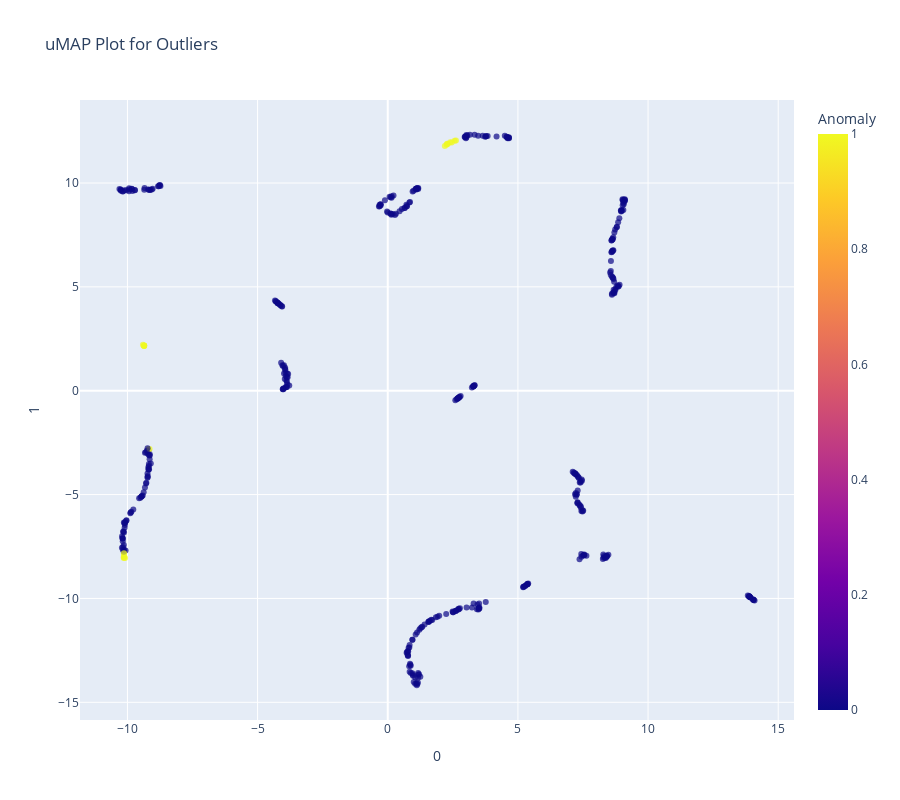
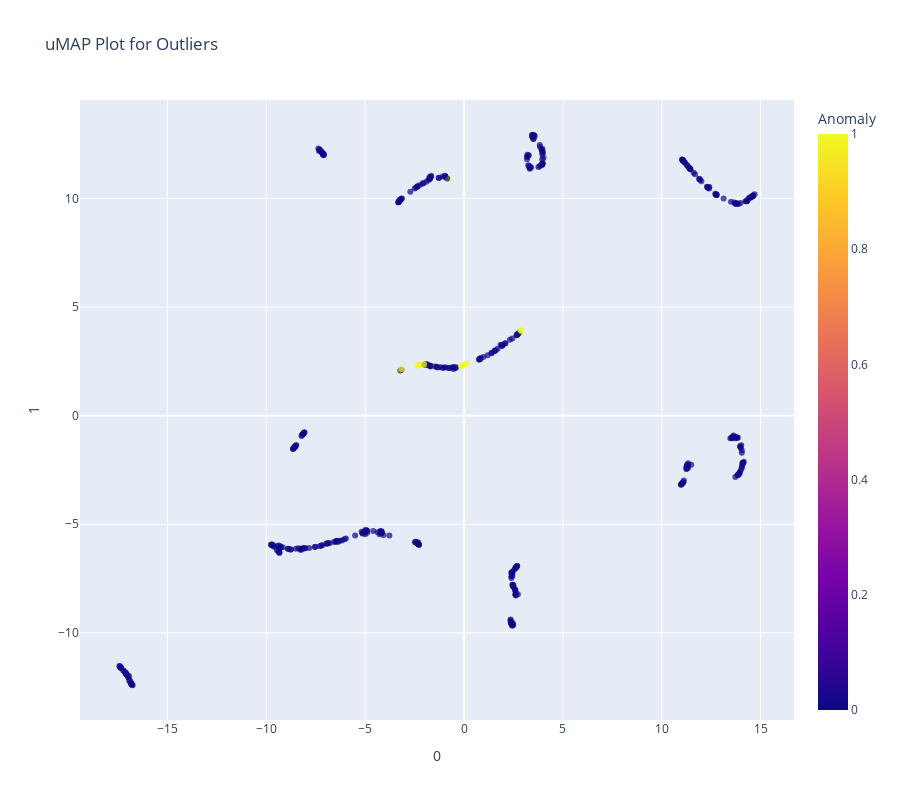
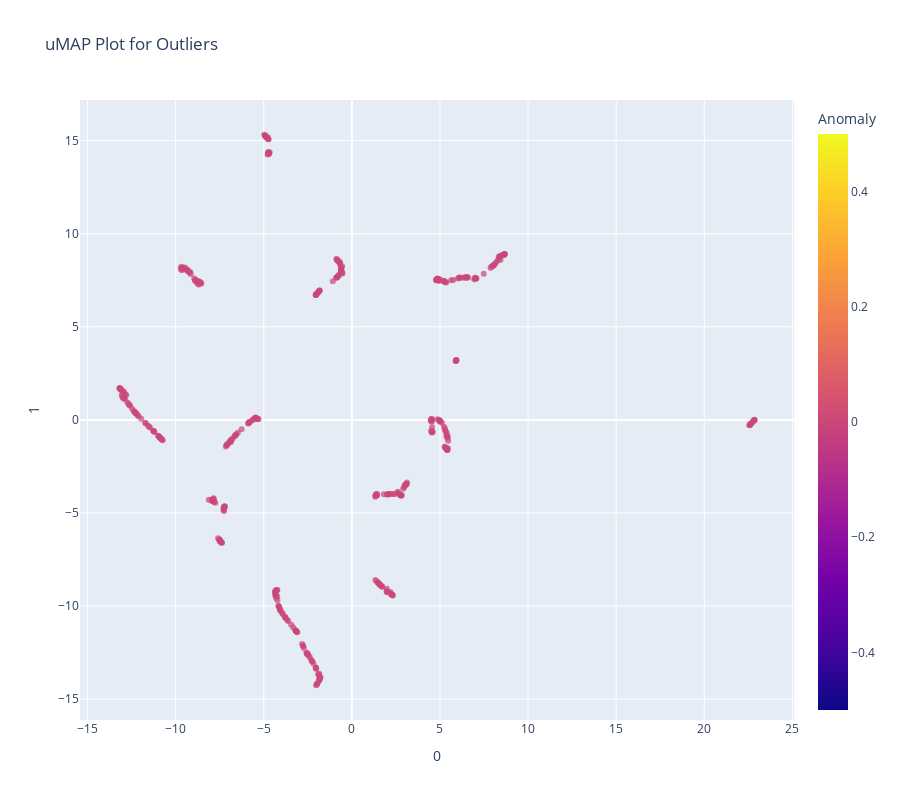
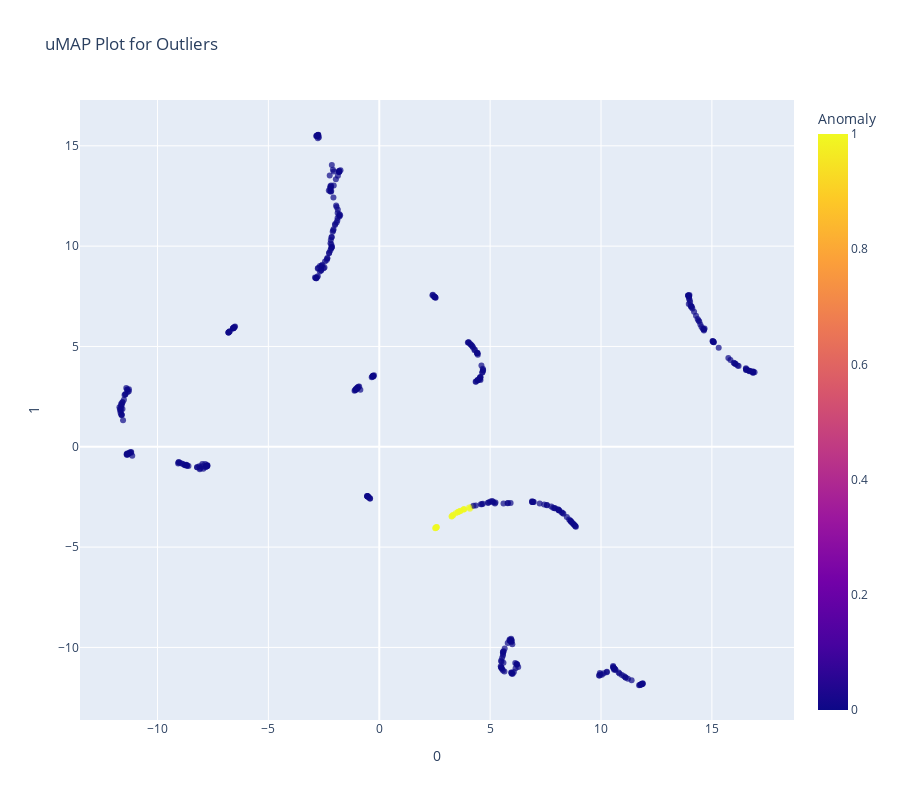

The cell these charts' notebook holds for them, in order:
### Code cell
for model in total_models:
    plot_model(model, plot='umap')

### Figure 1 — Plotly figure (JSON) as saved in the notebook; plotly's stock layout.template omitted (floating-point values rounded to 4 significant figures; data arrays with more than 128 entries replaced by an {"elided": "..."} marker saying what was removed)
{"data": [{"customdata": {"elided": "434x1 float values"}, "hovertemplate": "0=%{x}<br>1=%{y}<br>Feature=%{customdata[0]}<br>Anomaly=%{marker.color}<extra></extra>", "legendgroup": "", "marker": {"color": {"elided": "434 int values"}, "coloraxis": "coloraxis", "opacity": 0.7, "symbol": "circle"}, "mode": "markers", "name": "", "orientation": "v", "showlegend": false, "type": "scatter", "x": {"elided": "434 float values"}, "xaxis": "x", "y": {"elided": "434 float values"}, "yaxis": "y"}], "layout": {"coloraxis": {"colorbar": {"title": {"text": "Anomaly"}}, "colorscale": [[0, "#0d0887"], [0.1111, "#46039f"], [0.2222, "#7201a8"], [0.3333, "#9c179e"], [0.4444, "#bd3786"], [0.5556, "#d8576b"], [0.6667, "#ed7953"], [0.7778, "#fb9f3a"], [0.8889, "#fdca26"], [1, "#f0f921"]]}, "height": 800, "legend": {"tracegroupgap": 0}, "title": {"text": "uMAP Plot for Outliers"}, "width": 900, "xaxis": {"anchor": "y", "autorange": true, "domain": [0, 1], "range": [-11.82, 15.61], "title": {"text": "0"}, "type": "linear"}, "yaxis": {"anchor": "x", "autorange": true, "domain": [0, 1], "range": [-15.85, 14.0], "title": {"text": "1"}, "type": "linear"}}}

### Figure 2 — Plotly figure (JSON) as saved in the notebook; plotly's stock layout.template omitted (floating-point values rounded to 4 significant figures; data arrays with more than 128 entries replaced by an {"elided": "..."} marker saying what was removed)
{"data": [{"customdata": {"elided": "434x1 float values"}, "hovertemplate": "0=%{x}<br>1=%{y}<br>Feature=%{customdata[0]}<br>Anomaly=%{marker.color}<extra></extra>", "legendgroup": "", "marker": {"color": {"elided": "434 int values"}, "coloraxis": "coloraxis", "opacity": 0.7, "symbol": "circle"}, "mode": "markers", "name": "", "orientation": "v", "showlegend": false, "type": "scatter", "x": {"elided": "434 float values"}, "xaxis": "x", "y": {"elided": "434 float values"}, "yaxis": "y"}], "layout": {"coloraxis": {"colorbar": {"title": {"text": "Anomaly"}}, "colorscale": [[0, "#0d0887"], [0.1111, "#46039f"], [0.2222, "#7201a8"], [0.3333, "#9c179e"], [0.4444, "#bd3786"], [0.5556, "#d8576b"], [0.6667, "#ed7953"], [0.7778, "#fb9f3a"], [0.8889, "#fdca26"], [1, "#f0f921"]]}, "height": 800, "legend": {"tracegroupgap": 0}, "title": {"text": "uMAP Plot for Outliers"}, "width": 900, "xaxis": {"anchor": "y", "autorange": true, "domain": [0, 1], "range": [-19.42, 16.69], "title": {"text": "0"}, "type": "linear"}, "yaxis": {"anchor": "x", "autorange": true, "domain": [0, 1], "range": [-14.02, 14.54], "title": {"text": "1"}, "type": "linear"}}}

### Figure 3 — Plotly figure (JSON) as saved in the notebook; plotly's stock layout.template omitted (floating-point values rounded to 4 significant figures; data arrays with more than 128 entries replaced by an {"elided": "..."} marker saying what was removed)
{"data": [{"customdata": {"elided": "434x1 float values"}, "hovertemplate": "0=%{x}<br>1=%{y}<br>Feature=%{customdata[0]}<br>Anomaly=%{marker.color}<extra></extra>", "legendgroup": "", "marker": {"color": {"elided": "434 int values"}, "coloraxis": "coloraxis", "opacity": 0.7, "symbol": "circle"}, "mode": "markers", "name": "", "orientation": "v", "showlegend": false, "type": "scatter", "x": {"elided": "434 float values"}, "xaxis": "x", "y": {"elided": "434 float values"}, "yaxis": "y"}], "layout": {"coloraxis": {"colorbar": {"title": {"text": "Anomaly"}}, "colorscale": [[0, "#0d0887"], [0.1111, "#46039f"], [0.2222, "#7201a8"], [0.3333, "#9c179e"], [0.4444, "#bd3786"], [0.5556, "#d8576b"], [0.6667, "#ed7953"], [0.7778, "#fb9f3a"], [0.8889, "#fdca26"], [1, "#f0f921"]]}, "height": 800, "legend": {"tracegroupgap": 0}, "title": {"text": "uMAP Plot for Outliers"}, "width": 900, "xaxis": {"anchor": "y", "autorange": true, "domain": [0, 1], "range": [-15.43, 25.09], "title": {"text": "0"}, "type": "linear"}, "yaxis": {"anchor": "x", "autorange": true, "domain": [0, 1], "range": [-16.12, 17.18], "title": {"text": "1"}, "type": "linear"}}}

### Figure 4 — Plotly figure (JSON) as saved in the notebook; plotly's stock layout.template omitted (floating-point values rounded to 4 significant figures; data arrays with more than 128 entries replaced by an {"elided": "..."} marker saying what was removed)
{"data": [{"customdata": {"elided": "434x1 float values"}, "hovertemplate": "0=%{x}<br>1=%{y}<br>Feature=%{customdata[0]}<br>Anomaly=%{marker.color}<extra></extra>", "legendgroup": "", "marker": {"color": {"elided": "434 int values"}, "coloraxis": "coloraxis", "opacity": 0.7, "symbol": "circle"}, "mode": "markers", "name": "", "orientation": "v", "showlegend": false, "type": "scatter", "x": {"elided": "434 float values"}, "xaxis": "x", "y": {"elided": "434 float values"}, "yaxis": "y"}], "layout": {"coloraxis": {"colorbar": {"title": {"text": "Anomaly"}}, "colorscale": [[0, "#0d0887"], [0.1111, "#46039f"], [0.2222, "#7201a8"], [0.3333, "#9c179e"], [0.4444, "#bd3786"], [0.5556, "#d8576b"], [0.6667, "#ed7953"], [0.7778, "#fb9f3a"], [0.8889, "#fdca26"], [1, "#f0f921"]]}, "height": 800, "legend": {"tracegroupgap": 0}, "title": {"text": "uMAP Plot for Outliers"}, "width": 900, "xaxis": {"anchor": "y", "autorange": true, "domain": [0, 1], "range": [-13.5, 18.7], "title": {"text": "0"}, "type": "linear"}, "yaxis": {"anchor": "x", "autorange": true, "domain": [0, 1], "range": [-13.62, 17.28], "title": {"text": "1"}, "type": "linear"}}}
